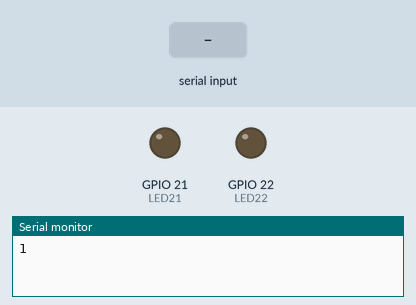
Recording of a program running on a simulated ESP32. Shown: output pins drawn as LEDs (lit = HIGH), the last lines printed to the serial monitor. Inputs (shaded band) come from the test bench.

Above: at 1.2 s.
1.3 s: "Led On 22\n" received over Serial
At 1.6 s:
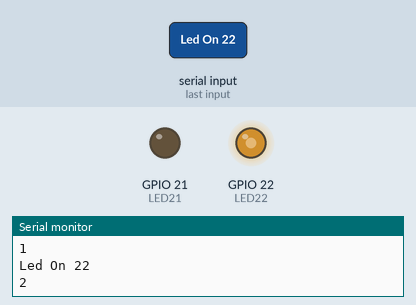
2.8 s: "Led Off 22\n" received over Serial
At 4.0 s:
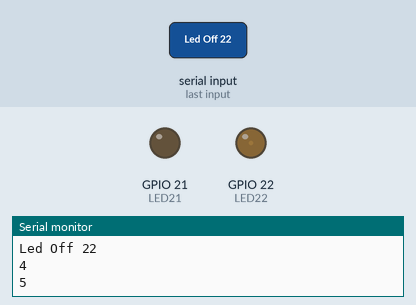
Timing chart, 0 to 5.8 s (numbered marks = the images above; inputs shaded):
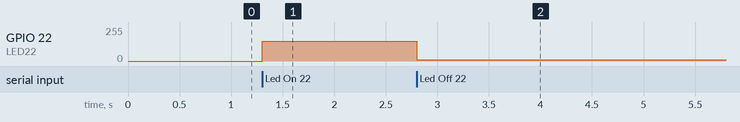

The program:

main.cpp
```cpp
#include <Arduino.h>
#include <iostream>
#include <ArduinoJson.h>


#define LED21 21
#define LED22 22

  int led_brightness = 0;
  bool increasing = true;
  JsonDocument doc;


void setup() {
  // put your setup code here, to run once:
  Serial.begin(115200);
  pinMode(LED21, OUTPUT);
  pinMode(LED22, OUTPUT);


}

void loop() {
  // put your main code here, to run repeatedly:
    // Serial.println("Hello ESP32");

    if(increasing == true){
    // increase brightness value
    led_brightness = led_brightness + 1;
  }
  else{
    // decrease brightness value
    led_brightness = led_brightness - 1;
  }


  // if maximum brightness reached, start reducing brightness
  if(led_brightness >= 255){
    increasing = false;
  }
  // if minimum brightness reached, start increasing brightness
  else if(led_brightness <= 0){
    increasing = true;
  }

    String message = Serial.readStringUntil('\n');
    Serial.println(message);
    Serial.println(led_brightness);

    deserializeJson(doc, message);

    String name = doc["name"];
    String action = doc["action"];
    int intensity = doc["intensity"];

    if (name == "Led 21" and doc["action" == "on"]) {
        analogWrite(LED21, doc["intensity"]);
    }
      else if (doc["name"] == "Led 21" and doc["action"] == "off") {
        analogWrite(LED21, doc["intensity"]);
    }

        if (message == "Led On 22") {
        analogWrite(LED22, 150);
    } else if (message == "Led Off 22") {
        analogWrite(LED22, 10);
    }
}
```

Measured:
- after the input at 1.3 s, GPIO 22 (LED22): 0/255 → 150/255 at once
- after the input at 2.8 s, GPIO 22 (LED22): 150/255 → 10/255 at once
